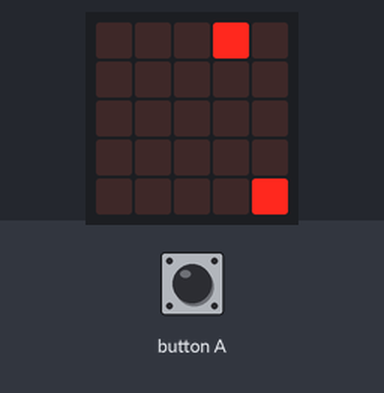
Bench run of a program on a simulated BBC micro:bit (MakeCode). On the bench: the board's 5×5 LED display. Inputs (shaded band) come from the test bench.

Above: at 0.1 s.
1.7 s: button A pressed for 0.15 s
At 3.5 s:
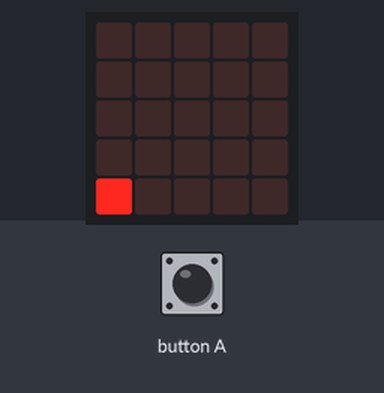
At 7.8 s:
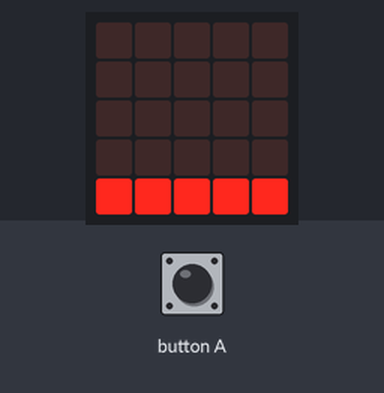

The program:

main.ts
```typescript
basic.forever(function () {
    led.plot(3, 0)
    basic.pause(1000)
    led.unplot(3, 0)
    basic.pause(1000)
})
basic.forever(function () {
    led.toggle(4, 4)
    basic.pause(1000)
})
basic.forever(function () {
    if (input.buttonIsPressed(Button.A)) {
        for (let index = 0; index < 8; index++) {
            for (let index = 0; index <= 4; index++) {
                basic.pause(1000)
                led.toggle(index, 4)
            }
            basic.pause(1000)
        }
    }
})
```

test.ts
```typescript
// aquí va el archivo "tests"; esto no se compilará cuando este paquete se utilice como una extensión.
```

Measured:
- after the input at 1.7 s, the display: first differs from a run without the input after 1.0 s (image 1 shows a later state)
- what the display in image 1 shows lasts 0.6 s, from 3.1 s to 3.7 s
- what the display in image 2 shows lasts 1.0 s, from 7.1 s to 8.1 s
